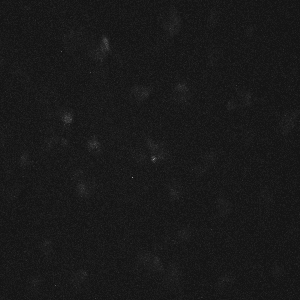
#> input picture FRET-based sensor analysis/example_image&mask/donor.tif, 300 x 300 px
$ jupyter execute --allow-errors FRET_analysis.ipynb
#> lines starting #> are read from the running program, lines starting #| are printed output that depends on the picture; after the words box and inside, x2 and y2 are one past the last pixel; in counts of white or black regions, pixels touching at a corner belong together
### FRET-based sensor analysis/FRET_analysis_functions/fret_utils.py
"""
Utility functions for FRET efficiency analysis.

This module contains helper functions for loading donor/FRET images,
loading and refining binary masks, separating cell instances, shrinking
cell masks, estimating local background, computing corrected FRET efficiency,
and saving quality-control visualization outputs.
"""

import numpy as np
import tifffile
import matplotlib.pyplot as plt
import matplotlib.patheffects as path_effects

from scipy import ndimage as ndi
from skimage import measure, morphology, segmentation
from skimage.feature import peak_local_max
from skimage.segmentation import watershed


# -------- Image loading utilities --------

def load_image_as_float(path):
    """
    Load a TIFF/image as a 2D float32 array.

    If RGB/RGBA, channels are averaged to grayscale.
    If a stack is provided, the first plane is used.
    """
#> called with path = 'example_image&mask/donor.tif'
    img = tifffile.imread(path)
#> img is the input picture: shape (300, 300); min 20, max 152, mean 24.7

    if img.ndim == 3 and img.shape[-1] in [3, 4]:
        img = img[..., :3].mean(axis=-1)

    elif img.ndim == 3:
        print(f"Warning: {path} appears to be a stack. Using the first plane.")
        img = img[0]

    if img.ndim != 2:
        raise ValueError(f"Expected 2D image after loading, but got shape {img.shape}")

    return img.astype(np.float32)
#> call 2 of load_image_as_float, with path = 'example_image&mask/acceptor.tif'
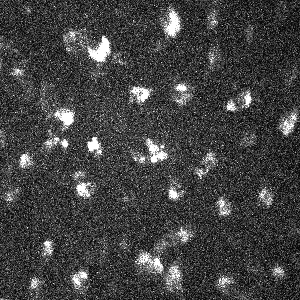
#> input picture FRET-based sensor analysis/example_image&mask/acceptor.tif, 300 x 300 px
#> in load_image_as_float, img is the input picture: shape (300, 300); min 8, max 255, mean 66


def load_binary_mask(path, target_shape=None):
    """
    Load a binary mask.

    Pixels > 0 are treated as cell mask.
    If target_shape is provided, the mask must match the image shape.
    """
#> called with path = 'example_image&mask/binary_mask.tif', target_shape = (300, 300)
    mask = tifffile.imread(path)
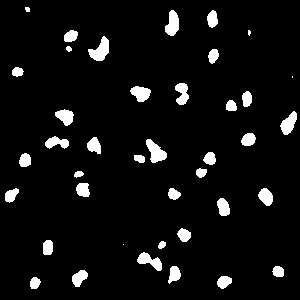
#> input picture FRET-based sensor analysis/example_image&mask/binary_mask.tif, 300 x 300 px
#> mask: shape (300, 300); 6.1% white; 40 white regions (3 under 20 px), largest, box (x1, y1, x2, y2) and area: (88, 36, 109, 61) 294, (146, 139, 167, 163) 282, (165, 10, 179, 36) 253

    if mask.ndim == 3 and mask.shape[-1] in [3, 4]:
        mask = mask[..., :3].mean(axis=-1)

    elif mask.ndim == 3:
        print(f"Warning: {path} appears to be a stack. Using the first plane.")
        mask = mask[0]

    if mask.ndim != 2:
        raise ValueError(f"Expected 2D mask after loading, but got shape {mask.shape}")

    mask = mask > 0
#| Donor/Turquoise image: (300, 300) float32
#| FRET image: (300, 300) float32
#| Binary mask: (300, 300) uint8
#| Mask pixels: 5468

    if target_shape is not None and mask.shape != target_shape:
        raise ValueError(
            f"Mask shape {mask.shape} does not match image shape {target_shape}. "
            "Please resize/register the mask before running this demo."
        )

    return mask.astype(np.uint8)


# -------- Display normalization utilities --------

# [26 lines left out: functions normalize_img, normalize_for_display, not called in this run]


# -------- Mask refinement and instance segmentation --------

def refine_to_instances(mask_bin, min_distance=8, min_size=40, peak_thresh=0.15):
    """
    Convert a binary cell mask into instance labels using distance transform
    and watershed.

    Parameters
    ----------
    mask_bin : 2D array
        Binary cell mask. Nonzero pixels are treated as cell pixels.
    min_distance : int
        Minimum distance between local maxima used as watershed seeds.
    min_size : int
        Minimum object size in pixels.
    peak_thresh : float
        Relative threshold for peak detection. The absolute threshold is
        peak_thresh * max(distance transform).

    Returns
    -------
    labels_clean : 2D int array
        Instance label image. 0 = background.
    """
    mask_bin = (mask_bin > 0)

    if mask_bin.sum() == 0:
        return np.zeros(mask_bin.shape, dtype=np.int32)

    mask_bin = morphology.remove_small_objects(mask_bin, max_size=min_size - 1)
    mask_bin = morphology.remove_small_holes(mask_bin, max_size=min_size - 1)
    mask_bin = morphology.closing(mask_bin, morphology.disk(1))

    if mask_bin.sum() == 0:
        return np.zeros(mask_bin.shape, dtype=np.int32)

    distance = ndi.distance_transform_edt(mask_bin)

    if distance.max() <= 0:
        return np.zeros(mask_bin.shape, dtype=np.int32)

    coords = peak_local_max(
        distance,
        labels=mask_bin,
        min_distance=min_distance,
        threshold_abs=peak_thresh * distance.max()
    )

    if len(coords) < 2:
        labels_simple = measure.label(mask_bin, connectivity=2)

        labels_clean = np.zeros_like(labels_simple, dtype=np.int32)
        new_label = 1

        for region in measure.regionprops(labels_simple):
            if region.area < min_size:
                continue

            labels_clean[labels_simple == region.label] = new_label
            new_label += 1

        return labels_clean.astype(np.int32)

    markers = np.zeros(mask_bin.shape, dtype=np.int32)

    for i, (r, c) in enumerate(coords, start=1):
        markers[r, c] = i

    labels = watershed(
        -distance,
        markers=markers,
        mask=mask_bin
    )

    labels_clean = np.zeros_like(labels, dtype=np.int32)
    new_label = 1

    for region in measure.regionprops(labels):
        if region.area < min_size:
            continue

        labels_clean[labels == region.label] = new_label
        new_label += 1

    return labels_clean.astype(np.int32)


# [49 lines left out: function shrink_binary_mask, not called in this run]


# -------- Background subtraction utilities --------

def shrink_background_mask_from_cells(cell_mask, keep_fraction=0.80, min_size=20):
    """
    Create a background mask from non-cell pixels and keep only the background
    pixels farthest from cells.

    This removes background pixels immediately adjacent to cells, which may
    contain halo or cell-edge signal.

    Parameters
    ----------
    cell_mask : 2D bool array
        True = cell pixels.
    keep_fraction : float
        Fraction of non-cell pixels to keep.
        0.80 means remove the 20% of background pixels closest to cells.
    min_size : int
        Remove tiny background islands smaller than this size.

    Returns
    -------
    bg_mask_shrunk : 2D bool array
        Background mask used for background estimation.
    """
#> called with keep_fraction = 0.95, min_size = 20
    if not (0 < keep_fraction <= 1):
        raise ValueError("keep_fraction must be in the range (0, 1].")

    cell_mask = cell_mask.astype(bool)
    background_mask = ~cell_mask

    if background_mask.sum() == 0:
        raise ValueError("No background pixels found. Cell mask covers the full image.")

    dist_to_cell = ndi.distance_transform_edt(background_mask)
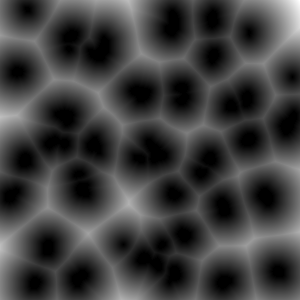
#> dist_to_cell: shape (300, 300) float64; min 0, max 57.98, mean 14.5; drawn with min black and max white

    bg_dist_values = dist_to_cell[background_mask]

    if bg_dist_values.size == 0:
        raise ValueError("No valid background distance values found.")

    cutoff_percentile = (1.0 - keep_fraction) * 100.0
    distance_cutoff = np.percentile(bg_dist_values, cutoff_percentile)
#> distance_cutoff = 2.24

    bg_mask_shrunk = background_mask & (dist_to_cell >= distance_cutoff)
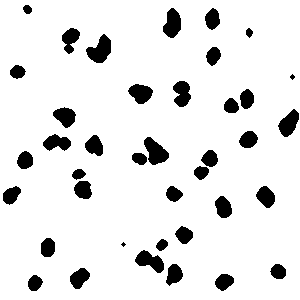
#> bg_mask_shrunk: shape (300, 300) bool; 90.1% white; 39 black regions (2 under 20 px), largest, box (x1, y1, x2, y2) and area: (86, 34, 111, 63) 436, (144, 137, 169, 165) 418, (163, 8, 181, 38) 379

    bg_mask_shrunk = morphology.remove_small_objects(
        bg_mask_shrunk.astype(bool),
        max_size=min_size - 1
    )

    if bg_mask_shrunk.sum() == 0:
        raise ValueError(
            "Shrunk background mask has no pixels. "
            "Try increasing keep_fraction or reducing min_size."
        )

    return bg_mask_shrunk.astype(bool)


# [35 lines left out: function apply_background_subtraction, not called in this run]


def apply_background_subtraction_from_cell_mask(
    channel_img,
    cell_mask,
    keep_fraction=0.80,
    percentile=50,
    min_size=20
):
    """
    Estimate background from non-cell pixels farther away from cells and
    subtract it from one channel.

    Parameters
    ----------
    channel_img : 2D array
        Raw channel image.
    cell_mask : 2D bool array
        True = cell pixels.
    keep_fraction : float
        Fraction of non-cell background pixels farthest from cells to keep.
    percentile : float
        Percentile of selected background pixels used as background value.
    min_size : int
        Minimum size for background islands.

    Returns
    -------
    bg_value : float
        Estimated background value.
    corrected_img : 2D float32 array
        Background-subtracted image.
    bg_mask_shrunk : 2D bool array
        Background mask used for estimation.
    """
    bg_mask_shrunk = shrink_background_mask_from_cells(
        cell_mask=cell_mask,
        keep_fraction=keep_fraction,
        min_size=min_size
    )

    bg_value, corrected_img = apply_background_subtraction(
        channel_img=channel_img,
        bg_mask=bg_mask_shrunk,
        percentile=percentile
    )

    return bg_value, corrected_img, bg_mask_shrunk


# -------- FRET efficiency calculation --------

# [306 lines left out: functions calculate_fret_efficiency, make_segmentation_preview, make_background_preview, save_per_cell_pseudocolor_and_labeled_colorbar, not called in this run]

### FRET-based sensor analysis/FRET_analysis.ipynb
# Two-channel FRET efficiency analysis from binary cell masks

This notebook performs per-cell FRET efficiency analysis from two fluorescence imaging channels and a binary cell segmentation mask. The workflow is designed for experiments in which the same cells are imaged in a donor/Turquoise channel (`ch1`) and a FRET/acceptor-emission channel (`ch3`), together with a segmentation mask generated from a neural-network or other segmentation workflow.

The binary mask is first refined into individual cell instances using watershed-based separation of connected regions. Background fluorescence is then estimated from non-cell pixels and subtracted independently from both channels to reduce contributions from diffuse signal and uneven illumination.

Using the corrected donor and FRET images, the notebook applies bleed-through and calibration corrections to compute pixel-wise and per-cell FRET efficiency values. For each segmented cell, the mean FRET efficiency is extracted and stored together with positional and morphological information.

The final outputs include segmentation previews, a per-cell FRET efficiency table, and pseudocolor FRET efficiency maps that can be used for visualization, quantitative analysis, and figure generation.

## Requirements

This notebook requires Python 3.9+ and the following packages:

```bash
pip install numpy pandas tifffile matplotlib scipy scikit-image

[cell 1]
import os
import numpy as np
import pandas as pd
import tifffile
import matplotlib.pyplot as plt
import matplotlib.patheffects as path_effects

from scipy import ndimage as ndi
from skimage import morphology, measure, segmentation
from skimage.feature import peak_local_max
from skimage.segmentation import watershed

### User settings

This section defines the input files, output directory, segmentation settings, background subtraction options, and FRET correction constants used for the analysis. The user should update the file paths to match the donor image, FRET/acceptor image, and binary segmentation mask generated by the neural-network or segmentation workflow.

Segmentation parameters control how the binary mask is separated into individual cell instances and slightly shrunk to reduce edge-related noise. Background subtraction can be enabled to correct fluorescence values using non-cell pixels surrounding the segmented regions.

The FRET efficiency calculation uses user-defined correction factors for bleed-through, intensity scaling, quantum-yield ratio, spectral sensitivity, and detection gain. These constants should be adjusted if different sensors, optical settings, or calibration values are used.

Pseudo-color settings define the display range and color map used to visualize the final per-cell FRET efficiency output.

[cell 2]
#File paths to be chnaged if needed. The code assumes the input images are in the same directory as the script.

DONOR_IMAGE_PATH = "example_image&mask/donor.tif" # Donor/Turquoise channel, e.g. CFP/Turquoise
FRET_IMAGE_PATH = "example_image&mask/acceptor.tif" # FRET channel, e.g. YFP/FRET emission
BINARY_MASK_PATH = "example_image&mask/binary_mask.tif" # Binary mask from neural-network output.

OUT_DIR = "FRET_analysis_output"
os.makedirs(OUT_DIR, exist_ok=True)

OUTPUT_CSV = os.path.join(OUT_DIR, "cell_FRET_efficiency.csv")
OUTPUT_SEGMENTATION_PREVIEW = os.path.join(OUT_DIR, "segmentation_preview.tif")
OUTPUT_PSEUDOCOLOR = os.path.join(OUT_DIR,"EFRET_per_cell_pseudocolor.tif")
OUTPUT_COLORBAR = os.path.join(OUT_DIR,"EFRET_color_scale_bar.tif")

#Segmentation parameters
WATERSHED_MIN_DISTANCE = 8
MIN_CELL_SIZE = 40
PEAK_THRESH = 0.15
SHRINK_FACTOR = 0.95 #  Shrink to remove the noise from the edge (1.0 = no shrinkage)

#Background subtraction parameters
DO_BACKGROUND_SUBTRACTION = True
BACKGROUND_KEEP_FRACTION = 0.95  # Fraction of background pixels to keep (keep 0.95 farthest one and remove 0.05 closest one to cell boundaries).
# Background is estimated from non-cell pixels.
# 50 = median background.
BACKGROUND_PERCENTILE = 50

# FRET efficiency calculation parameters.

# Formula used here follows the original analysis:
#
#   I_Turq = I_Turq_raw * C
#   I_FRET = I_FRET_raw * D
#   FRET_corr = (1 - A) * I_FRET - B * I_Turq
#   D_lost = FRET_corr * QYd_QYa_ratio * Sd_Sa_ratio * Gd_Ga_ratio
#   E_FRET = D_lost / (D_lost + I_Turq)
#
# A and B are the two bleed-through correction terms.

A = 0.016
B = 0.11
C = 1.0
D = 1.0
QYd_QYa_ratio = 1.474
Sd_Sa_ratio = 1.0
Gd_Ga_ratio = 1.0

#Pseudocolor parameters for visualization
EFRET_VMIN = 0.7
EFRET_VMAX = 1.0
EFRET_CMAP = "coolwarm"

### Import helper functions

This section imports the helper functions used throughout the FRET analysis workflow. These functions are stored in `FRET_analysis_functions/fret_utils.py` and include tools for loading images and masks, refining binary masks into individual cell labels, performing background subtraction, calculating FRET efficiency, and generating segmentation previews and pseudocolor outputs.

[cell 3]
from FRET_analysis_functions.fret_utils import ( # type: ignore
    load_image_as_float,
    load_binary_mask,
    normalize_for_display,
    refine_to_instances,
    shrink_binary_mask,
    shrink_background_mask_from_cells,
    apply_background_subtraction,
    apply_background_subtraction_from_cell_mask,
    calculate_fret_efficiency,
    make_segmentation_preview,
    make_background_preview,
    save_per_cell_pseudocolor_and_labeled_colorbar,
)

### Load images and binary mask

This step loads the donor and FRET fluorescence images together with the binary segmentation mask used for cell extraction. The script verifies that the donor and FRET images have matching dimensions before continuing the analysis, ensuring that pixel-wise calculations can be performed correctly.

The binary mask is automatically resized if needed to match the image dimensions. Basic information about image size, datatype, and mask coverage is printed as an initial quality-control step before segmentation refinement and FRET quantification.

[cell 4]
I_Turq_raw = load_image_as_float(DONOR_IMAGE_PATH)
I_FRET_raw = load_image_as_float(FRET_IMAGE_PATH)

if I_Turq_raw.shape != I_FRET_raw.shape:
    raise ValueError(
        f"Donor and FRET images have different shapes: "
        f"{I_Turq_raw.shape} vs {I_FRET_raw.shape}"
    )

binary_mask = load_binary_mask(BINARY_MASK_PATH, target_shape=I_Turq_raw.shape)

print("Donor/Turquoise image:", I_Turq_raw.shape, I_Turq_raw.dtype)
print("FRET image:", I_FRET_raw.shape, I_FRET_raw.dtype)
print("Binary mask:", binary_mask.shape, binary_mask.dtype)
print("Mask pixels:", int(binary_mask.sum()))

###  Binary mask to watershed cell instances

This step converts the binary cell mask into individual cell labels. Watershed segmentation is used to separate connected regions into single-cell instances, and very small objects are removed based on the selected minimum cell size.

The number of detected cells is printed, and a segmentation preview is saved with cell outlines and labels overlaid on the donor image. This preview should be checked before continuing to background subtraction and FRET quantification.

#> (a cell that did not finish here is left out)

### Background subtraction and per-cell FRET calculation

This step performs background correction and calculates FRET efficiency for each segmented cell. Background is estimated from non-cell pixels defined by the original binary mask, excluding pixels close to cell boundaries to reduce contamination from edge signal or fluorescence halos.

After background subtraction, pixel-wise FRET efficiency is calculated from the corrected donor and FRET images using the specified correction factors. For each watershed-labeled cell, the mask is slightly shrunk to minimize edge-related noise, and the mean FRET efficiency is extracted from the shrunken region.

The final output is a per-cell CSV table containing cell ID, centroid position, cell area, mean FRET efficiency, and the correction parameters used for the calculation.

[cell 6]
# Background subtraction is done using the original binary mask to define cell vs non-cell regions.

cell_mask_for_background = binary_mask > 0

#> (the rest of this cell did not finish here and is left out)

### Pseudocolor FRET visualization

This step generates the final per-cell pseudocolor image. Each segmented cell is colored according to its mean FRET efficiency value, using the selected display range and colormap.

The output includes a pseudocolor TIFF image and a separate labeled colorbar TIFF, which can be used for visualization, figure preparation, and comparison across samples.

#> (a cell that did not finish here is left out)
